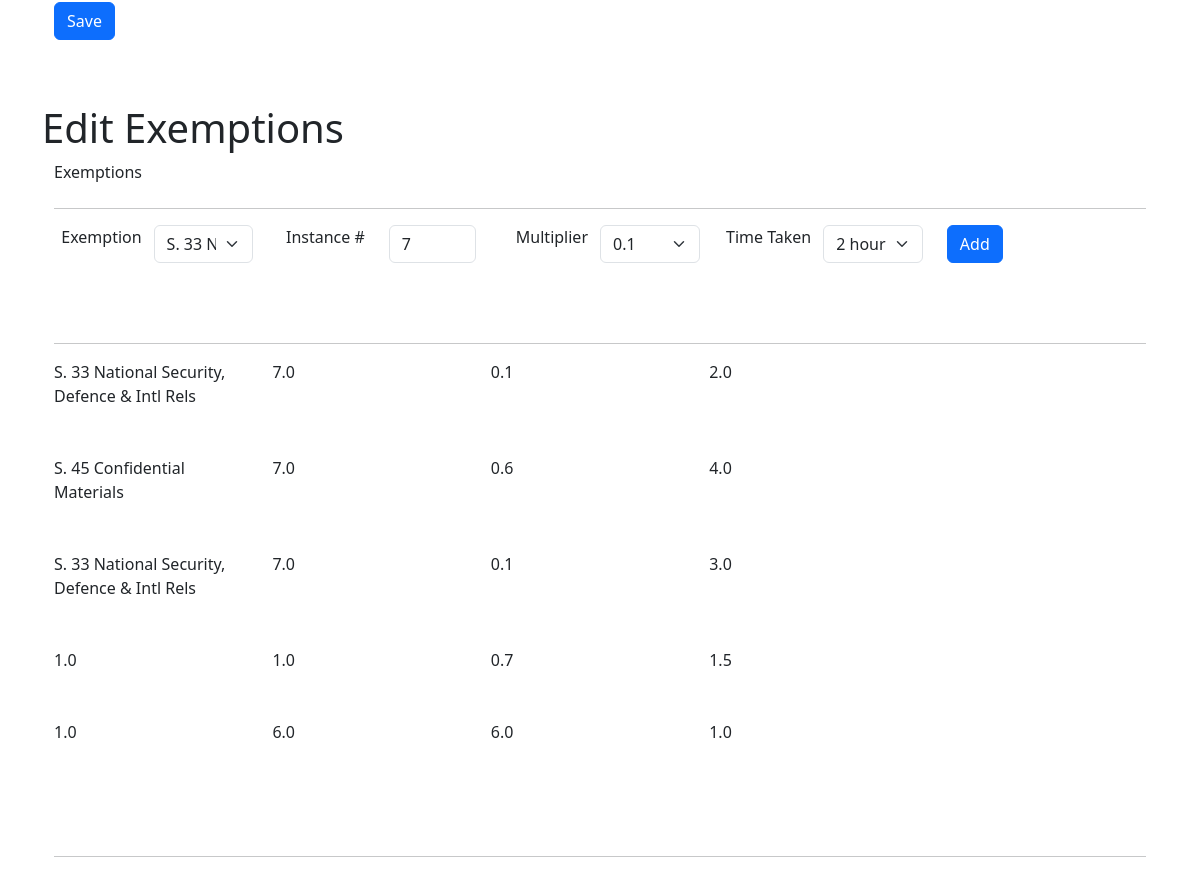
The page /edit_survey/3 (signed in, lower part) on the database as committed earlier.
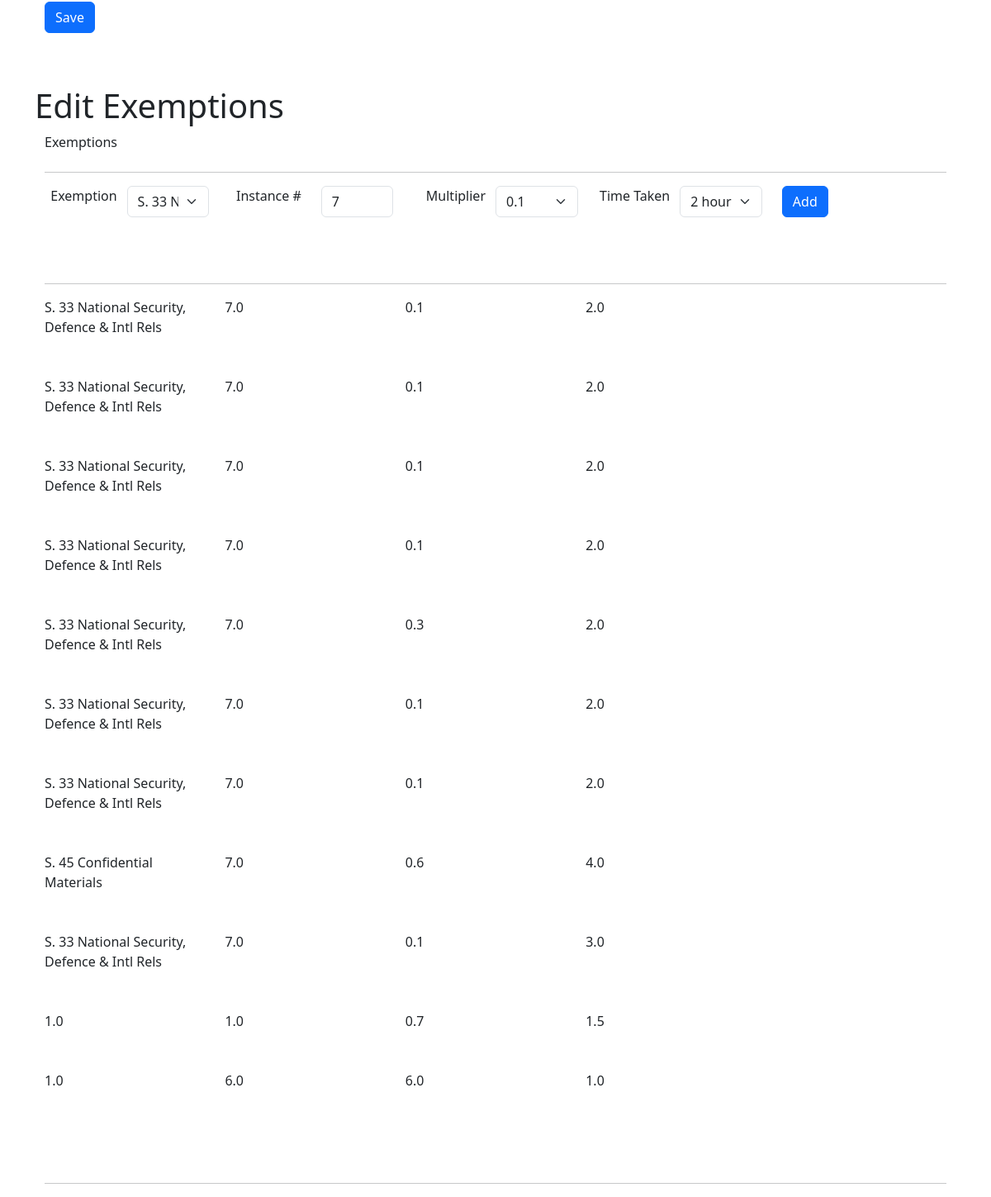
The same page on the database as committed later.
### app/models.py (models this page shows, shortened)
class Exemption(db.Model):
    id: so.Mapped[int] = so.mapped_column(primary_key=True)
    exemption_name: so.Mapped[str] = so.mapped_column(sa.String(140))
    exemption_instance: so.Mapped[float] = so.mapped_column(sa.Float)
    exemption_multiplier: so.Mapped[float] = so.mapped_column(sa.Float)
    exemption_time: so.Mapped[float] = so.mapped_column(sa.Float)
    timestamp: so.Mapped[datetime] = so.mapped_column(
        index=True, default=lambda: datetime.now(timezone.utc))
    survey_id: so.Mapped[int] = so.mapped_column(sa.ForeignKey(Survey.id),
                                               index=True)
    author: so.Mapped[Survey] = so.relationship(back_populates='exemptions')

### app/routes.py (the view)
@app.route('/edit_survey/<id>', methods=['GET'])
@login_required
def edit_survey(id):
    survey = db.first_or_404(sa.select(Survey).where(Survey.id == id))
    form1 = EditSurveyForm(id)
    form2 = ExemptionForm()
    form1.survey_name.data = survey.survey_name
    form1.field1.data = survey.field1
    form1.comment1.data = survey.comment1
    form1.field2.data = survey.field2
    form1.comment2.data = survey.comment2
    form1.field3.data = survey.field3
    form1.comment3.data = survey.comment3
    form1.field4.data = survey.field4
    form1.comment4.data = survey.comment4
    form1.field5.data = survey.field5
    form1.comment5.data = survey.comment5
    form1.field6.data = survey.field6
    form1.comment6.data = survey.comment6
    form1.field7.data = survey.field7
    form1.comment7.data = survey.comment7
    form1.field8.data = survey.field8
    form1.comment8.data = survey.comment8
    form1.field9.data = survey.field9
    form1.comment9.data = survey.comment9
    form1.field10.data = survey.field10
    form1.comment10.data = survey.comment10
    form1.field11.data = survey.field11
    form1.field12.data = survey.field12
    form1.comment12.data = survey. comment12
    form1.field13.data = survey.field13
    form1.comment13.data = survey.comment13
    form1.field14.data = survey.field14
    form1.comment14.data = survey.comment14
    form1.field15.data = survey.field15
    form1.comment15.data = survey.comment15
    form1.field16.data = survey. field16
    form1.comment16.data = survey.comment16
    form1.field17.data = survey.field17
    form1.comment17.data = survey.comment17
    form1.field18.data = survey.field18
    form1.comment18.data = survey.comment18
    form1.field19.data = survey.field19
    form1.comment19.data = survey.comment19
    form1.result.data = survey.result
    exemptions = db.paginate(survey.following_exemptions(),error_out=False)
    return render_template('edit_survey.html', exemptions=exemptions.items, survey=survey,title='Edit Survey',
                           form1=form1,form2=form2)

### app/forms.py (called while the page is built)
    @staticmethod
    def load_exemptions():
        choices = []
        csv_file_path = os.path.join(current_app.root_path, 'static', 'dropdowns', 'exemptions.csv')
        with open(csv_file_path, mode='r') as file:
            reader = csv.reader(file)
            for row in reader:
                choices.append((row[0], row[1]))
        return choices

### app/models.py (called while the page is built)
@login.user_loader
def load_user(id):
    return db.session.get(User, int(id))

    def following_exemptions(self):
        return (
        sa.select(Exemption)
        .join(Survey, Exemption.survey_id == Survey.id)  # Fix here
        .where(Survey.id == self.id)
        .group_by(Exemption)
        .order_by(Exemption.timestamp.desc())
    )

### app/routes.py (called while the page is built)
@app.before_request
def before_request():
    if current_user.is_authenticated:
        current_user.last_seen = datetime.now(timezone.utc)
        db.session.commit()

### app/templates/edit_survey.html (shortened to what this page needs)
{% extends "base.html" %}
{% import "form_layouts.html" as wtf %}
{% block content %}
    <form id="form1" method="post" action="{{ url_for('pass_survey', id=survey.id) }}">
        {{ wtf.survey_form(form1, id='form1') }}
    </form>
    <h1>Edit Exemptions</h1>
    <form id="form2" method="post" action="{{ url_for('pass_exemption', id=survey.id) }}">
        {{ wtf.exemptions_form(form2, exemptions, id='form2') }}
    </form>
{% endblock %}

### app/templates/_exemption.html
<div class="row pb-5">
        <div class="col">
            {{ exemption.exemption_name}}
        </div>
        <div class="col">
            {{ exemption.exemption_instance}}
        </div>
        <div class="col">
            {{ exemption.exemption_multiplier}}
        </div>
        <div class="col">
            {{ exemption.exemption_time}}
        </div>
        <div class="col">
        </div>
</div>

Rows that differ between the two databases and show on the page:
added Exemption: exemption_name "S. 33 National Security, Defence & Intl Rels", exemption_instance "7.0", exemption_multiplier "0.1", exemption_time "2.0"
added Exemption: exemption_name "S. 33 National Security, Defence & Intl Rels", exemption_instance "7.0", exemption_multiplier "0.1", exemption_time "2.0"
added Exemption: exemption_name "S. 33 National Security, Defence & Intl Rels", exemption_instance "7.0", exemption_multiplier "0.1", exemption_time "2.0"
added Exemption: exemption_name "S. 33 National Security, Defence & Intl Rels", exemption_instance "7.0", exemption_multiplier "0.1", exemption_time "2.0"
added Exemption: exemption_name "S. 33 National Security, Defence & Intl Rels", exemption_instance "7.0", exemption_multiplier "0.3", exemption_time "2.0"
added Exemption: exemption_name "S. 33 National Security, Defence & Intl Rels", exemption_instance "7.0", exemption_multiplier "0.1", exemption_time "2.0"
